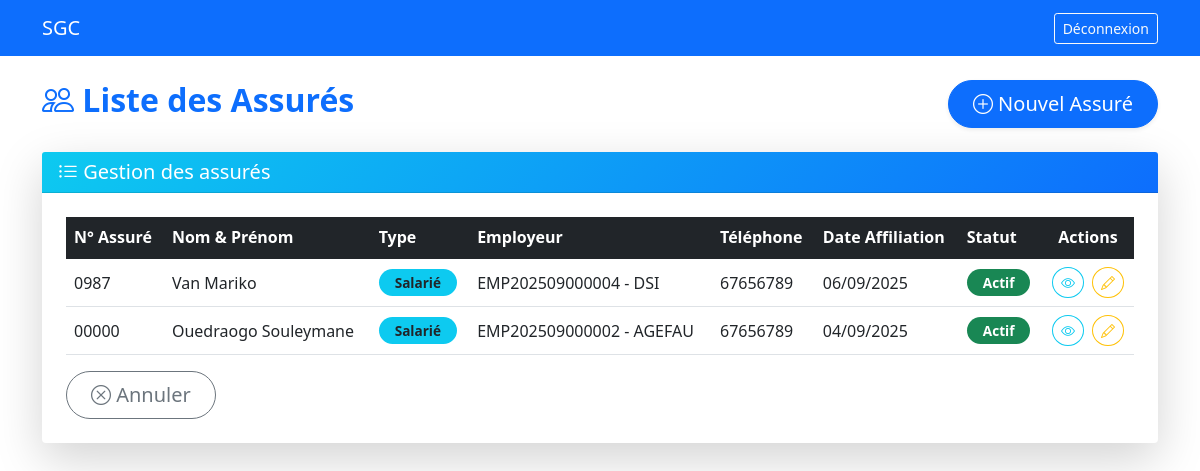
The page /assures/ (signed in) on the database its author committed.
### core/models.py (models this page shows, shortened)
class Assure(models.Model):
    TYPE_ASSURE_CHOICES = (
        ('salarie', 'Salarié'),
        ('independant', 'Indépendant'),
        ('volontaire', 'Volontaire'),
    )
    numero_assure = models.CharField(max_length=20, unique=True, blank=True)
    nom = models.CharField(max_length=100)
    prenom = models.CharField(max_length=100)
    date_naissance = models.DateField()
    lieu_naissance = models.CharField(max_length=100)
    numero_cni = models.CharField(max_length=50, unique=True)
    adresse = models.TextField()
    telephone = models.CharField(max_length=20)
    email = models.EmailField(blank=True)
    type_assure = models.CharField(max_length=20, choices=TYPE_ASSURE_CHOICES)
    employeur = models.ForeignKey(Employeur, on_delete=models.CASCADE, null=True, blank=True, related_name='salaries')
    date_affiliation = models.DateTimeField(auto_now_add=True)
    est_actif = models.BooleanField(default=True)

class Employeur(models.Model):
    STATUT_CHOICES = (
        ('prospecte', 'Prospecté'),
        ('dossier_soumis', 'Dossier Soumis'),
        ('en_cours', 'En Cours de Validation'),
        ('valide', 'Validé'),
        ('rejete', 'Rejeté'),
    )
    numero_immatriculation = models.CharField(max_length=20, unique=True, blank=True)
    raison_sociale = models.CharField(max_length=200)
    nif = models.CharField(max_length=50, unique=True)
    rccm = models.CharField(max_length=50, unique=True)
    secteur_activite = models.ForeignKey(SecteurActivite, on_delete=models.PROTECT)
    region = models.ForeignKey(Region, on_delete=models.PROTECT)
    adresse = models.TextField()
    latitude = models.DecimalField(max_digits=9, decimal_places=6, null=True, blank=True)
    longitude = models.DecimalField(max_digits=9, decimal_places=6, null=True, blank=True)
    contact_nom = models.CharField(max_length=100)
    contact_email = models.EmailField()
    contact_telephone = models.CharField(max_length=20)
    statut = models.CharField(max_length=20, choices=STATUT_CHOICES, default='prospecte')
    motif_rejet = models.TextField(blank=True)
    date_creation = models.DateTimeField(auto_now_add=True)
    date_validation = models.DateTimeField(null=True, blank=True)
    agent = models.ForeignKey(CustomUser, on_delete=models.PROTECT, related_name='employeurs_crees')
    validated_by = models.ForeignKey(CustomUser, on_delete=models.PROTECT, null=True, blank=True, related_name='employeurs_valides')
    def __str__(self):
        return f"{self.numero_immatriculation} - {self.raison_sociale}"

### core/views.py (the view)
# urls.py: path('assures/', views.assure_list, name='assure_list'),
@login_required
def assure_list(request):
    assures = Assure.objects.all().order_by('-date_affiliation')
    return render(request, 'assure_list.html', {'assures': assures})

### templates/assure_list.html (shortened to what this page needs)
{% extends "base.html" %}
{% block content %}
<div class="d-flex justify-content-between align-items-center mb-4">
    <h2 class="fw-bold text-primary">
        <i class="bi bi-people"></i> Liste des Assurés
    </h2>
    <a href="{% url 'assure_create' %}" class="btn btn-lg btn-primary rounded-pill shadow-sm px-4">
        <i class="bi bi-plus-circle"></i> Nouvel Assuré
    </a>
</div>
<div class="card shadow-lg border-0 rounded-4">
    <div class="card-header bg-gradient-primary text-white rounded-top-4">
        <h5 class="mb-0"><i class="bi bi-list-ul"></i> Gestion des assurés</h5>
    </div>
    <div class="card-body p-4">
        <div class="table-responsive">
            <table class="table align-middle table-hover">
                <thead class="table-dark">
                    <tr>
                        <th>N° Assuré</th>
                        <th>Nom & Prénom</th>
                        <th>Type</th>
                        <th>Employeur</th>
                        <th>Téléphone</th>
                        <th>Date Affiliation</th>
                        <th>Statut</th>
                        <th class="text-center">Actions</th>
                    </tr>
                </thead>
                <tbody>
                    {% for assure in assures %}
                    <tr class="table-row">
                        <td class="fw-semibold">{{ assure.numero_assure }}</td>
                        <td>{{ assure.nom }} {{ assure.prenom }}</td>
                        <td>
                            <span class="badge rounded-pill bg-info text-dark px-3">
                                {{ assure.get_type_assure_display }}
                            </span>
                        </td>
                        <td>{{ assure.employeur|default:"—" }}</td>
                        <td>{{ assure.telephone }}</td>
                        <td>{{ assure.date_affiliation|date:"d/m/Y" }}</td>
                        <td>
                            <span class="badge rounded-pill bg-{% if assure.est_actif %}success{% else %}secondary{% endif %} px-3">
                                {{ assure.est_actif|yesno:"Actif,Inactif" }}
                            </span>
                        </td>
                        <td class="text-center">
                            <a href="#" class="btn btn-sm btn-outline-info rounded-circle me-1" title="Voir">
                                <i class="bi bi-eye"></i>
                            </a>
                            <a href="#" class="btn btn-sm btn-outline-warning rounded-circle" title="Modifier">
                                <i class="bi bi-pencil"></i>
                            </a>
                        </td>
                    </tr>
                    {% empty %}
                    <tr>
                        <td colspan="8" class="text-center text-muted py-4">Aucun assuré enregistré</td>
                    </tr>
                    {% endfor %}
                </tbody>
            </table>
        </div>
        <a href="{% url 'dashboard' %}" class="btn btn-lg btn-outline-secondary rounded-pill px-4">
                            <i class="bi bi-x-circle"></i> Annuler
        </a>
    </div>
</div>
{% endblock %}

### templates/assure_list.html (style rules this page uses)
.bg-gradient-primary { background: linear-gradient(135deg, #0dcaf0, #0d6efd); }
.table-row { transition: background-color 0.2s ease, transform 0.2s ease; }
.btn { transition: all 0.3s ease; }
.badge { font-size: 0.85rem; padding: 0.5em 0.8em; }

### rows shown on the page
Assure: numero_assure "0987", nom "Van", prenom "Mariko", type_assure "Salarié", employeur "EMP202509000004 - DSI", telephone "67656789", date_affiliation "06/09/2025", est_actif "Actif"
Assure: numero_assure "00000", nom "Ouedraogo", prenom "Souleymane", type_assure "Salarié", employeur "EMP202509000002 - AGEFAU", telephone "67656789", date_affiliation "04/09/2025", est_actif "Actif"
